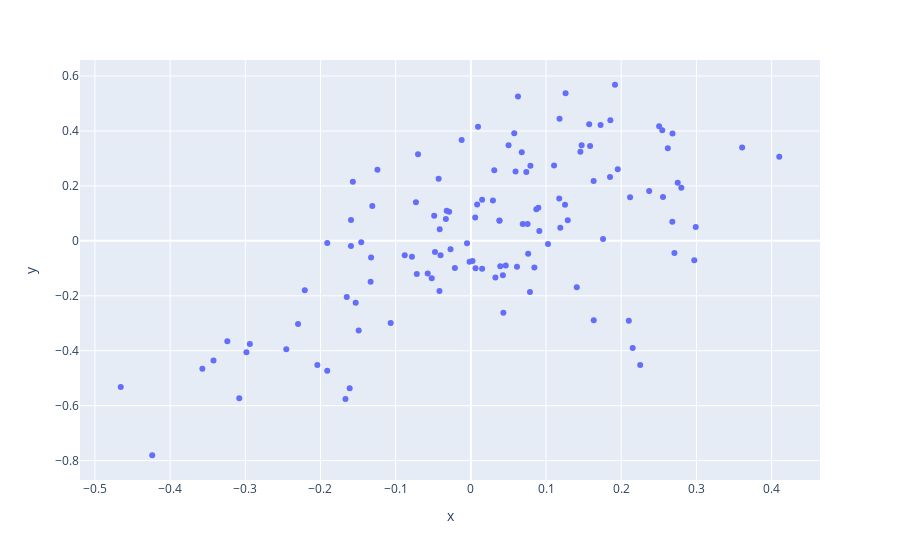

Notebook source saved alongside this figure:
### Code cell
x_train, x_test, y_train, y_test = train_test_split(X, Y, test_size=0.2, shuffle=False)
model = sm.OLS(y_train, x_train)
results = model.fit()

fig = px.scatter(x=results.fittedvalues,y=y_train)
fig.show()
